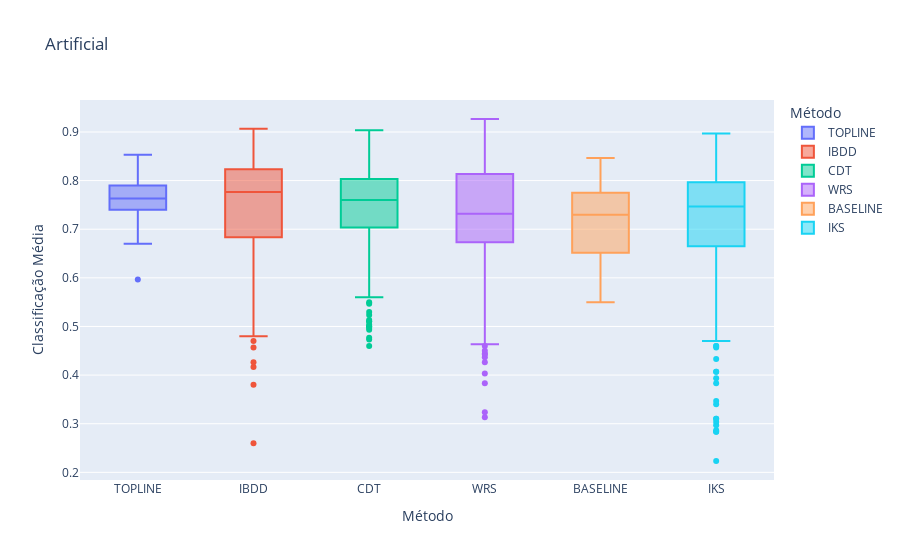

Notebook code for this chart:
### Code cell
# Agrupar por 'class_distribution' e 'method' e calcular a média de 'classification'
df_agg = df_artificial.groupby(['class_distribution', 'method']).agg({
    'classification': 'mean'
}).reset_index()

# Renomear colunas para melhor legibilidade
df_agg.columns = ['class_distribution', 'method', 'classification_mean']

# Ordenar os métodos pela classificação média
ordered_methods = df_agg.groupby('method')['classification_mean'].mean().sort_values(ascending=False).index

# Criar o boxplot
fig = px.box(df_agg, x='method', y='classification_mean', 
             title=f"Artificial",
             category_orders={'method': ordered_methods},
             color='method', 
             labels={'method': 'Método', 'classification_mean': 'Classificação Média'})

fig.show()

### Figure 1 — Plotly figure (JSON) as saved in the notebook; plotly's stock layout.template omitted (floating-point values rounded to 4 significant figures; data arrays with more than 128 entries replaced by an {"elided": "..."} marker saying what was removed)
{"data": [{"alignmentgroup": "True", "hovertemplate": "Método=%{x}<br>Classificação Média=%{y}<extra></extra>", "legendgroup": "TOPLINE", "marker": {"color": "#636efa"}, "name": "TOPLINE", "notched": false, "offsetgroup": "TOPLINE", "orientation": "v", "showlegend": true, "type": "box", "x": {"elided": "200 str values"}, "x0": " ", "xaxis": "x", "y": {"elided": "200 float values"}, "y0": " ", "yaxis": "y"}, {"alignmentgroup": "True", "hovertemplate": "Método=%{x}<br>Classificação Média=%{y}<extra></extra>", "legendgroup": "IBDD", "marker": {"color": "#EF553B"}, "name": "IBDD", "notched": false, "offsetgroup": "IBDD", "orientation": "v", "showlegend": true, "type": "box", "x": {"elided": "200 str values"}, "x0": " ", "xaxis": "x", "y": {"elided": "200 float values"}, "y0": " ", "yaxis": "y"}, {"alignmentgroup": "True", "hovertemplate": "Método=%{x}<br>Classificação Média=%{y}<extra></extra>", "legendgroup": "CDT", "marker": {"color": "#00cc96"}, "name": "CDT", "notched": false, "offsetgroup": "CDT", "orientation": "v", "showlegend": true, "type": "box", "x": {"elided": "200 str values"}, "x0": " ", "xaxis": "x", "y": {"elided": "200 float values"}, "y0": " ", "yaxis": "y"}, {"alignmentgroup": "True", "hovertemplate": "Método=%{x}<br>Classificação Média=%{y}<extra></extra>", "legendgroup": "WRS", "marker": {"color": "#ab63fa"}, "name": "WRS", "notched": false, "offsetgroup": "WRS", "orientation": "v", "showlegend": true, "type": "box", "x": {"elided": "200 str values"}, "x0": " ", "xaxis": "x", "y": {"elided": "200 float values"}, "y0": " ", "yaxis": "y"}, {"alignmentgroup": "True", "hovertemplate": "Método=%{x}<br>Classificação Média=%{y}<extra></extra>", "legendgroup": "BASELINE", "marker": {"color": "#FFA15A"}, "name": "BASELINE", "notched": false, "offsetgroup": "BASELINE", "orientation": "v", "showlegend": true, "type": "box", "x": {"elided": "200 str values"}, "x0": " ", "xaxis": "x", "y": {"elided": "200 float values"}, "y0": " ", "yaxis": "y"}, {"alignmentgroup": "True", "hovertemplate": "Método=%{x}<br>Classificação Média=%{y}<extra></extra>", "legendgroup": "IKS", "marker": {"color": "#19d3f3"}, "name": "IKS", "notched": false, "offsetgroup": "IKS", "orientation": "v", "showlegend": true, "type": "box", "x": {"elided": "200 str values"}, "x0": " ", "xaxis": "x", "y": {"elided": "200 float values"}, "y0": " ", "yaxis": "y"}], "layout": {"boxmode": "overlay", "legend": {"title": {"text": "Método"}, "tracegroupgap": 0}, "title": {"text": "Artificial"}, "xaxis": {"anchor": "y", "categoryarray": ["TOPLINE", "IBDD", "CDT", "WRS", "BASELINE", "IKS"], "categoryorder": "array", "domain": [0, 1], "title": {"text": "Método"}}, "yaxis": {"anchor": "x", "domain": [0, 1], "title": {"text": "Classificação Média"}}}}
